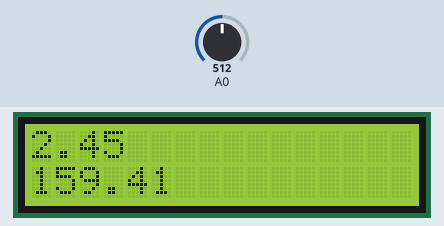
Bench run of a sketch on a simulated Arduino Uno, built with avr-gcc and run on an emulated ATmega328P. Shown: 16×2 character LCD. Inputs (shaded band) come from the test bench; at power-on: A0 = 512. What the sketch prints to the serial monitor is not drawn.

Above: at 1.2 s.
1.3 s: A0 set to 716
At 2.8 s:
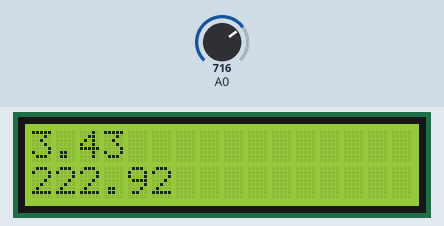
3.1 s: A0 set to 900
At 4.0 s:
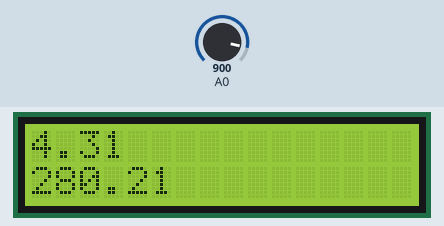
4.6 s: A0 set to 1023
At 5.3 s:
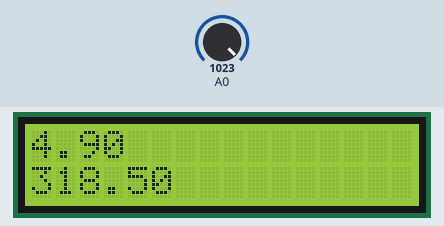
Timing chart, 0 to 7.6 s (numbered marks = the images above; inputs shaded):
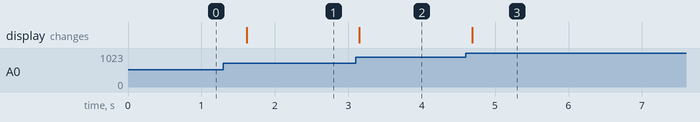

The sketch:

ac_voltage_zmpt107_00.ino
```cpp
#include <LCD.h>
#include <LiquidCrystal_I2C.h>

#define I2C_ADDR 0x27 //I2C adress, you should use the code to scan the adress first (0x27) here

#define BACKLIGHT_PIN 3 // Declaring LCD Pins
#define En_pin 2
#define Rw_pin 1
#define Rs_pin 0
#define D4_pin 4
#define D5_pin 5
#define D6_pin 6
#define D7_pin 7

LiquidCrystal_I2C lcd(I2C_ADDR,En_pin,Rw_pin,Rs_pin,D4_pin,D5_pin,D6_pin,D7_pin);
uint16_t a0;
float v;
float mainvolt;
void setup()
{
  pinMode(A0,INPUT);
Serial.begin(9600);

lcd.begin (16,2);
  lcd.setBacklightPin(BACKLIGHT_PIN,POSITIVE);
  lcd.setBacklight(HIGH); //Lighting backlight
  lcd.home ();
}

void loop()
{
  a0= analogRead(A0);
  Serial.println(a0);
  v=a0*(4.9/1023.0);
  //v=v-0.49;
  //v=v/sqrt(2.0);
  lcd.setCursor(0,0);
  lcd.print(v);
  mainvolt = v*(217000/3300);
  lcd.setCursor(0,1);
  lcd.print(mainvolt);
  delay(500);
}
```

Measured:
- after the input at 1.3 s, the display: changes after 0.32 s (image 1)
- after the input at 3.1 s, the display: changes after 0.05 s (image 2)
- after the input at 4.6 s, the display: changes after 0.09 s (image 3)
